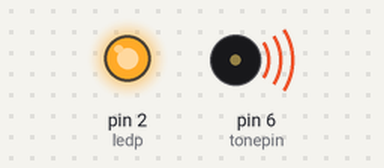
This sketch was run on a simulated Arduino Uno, built with avr-gcc and run on an emulated ATmega328P. On the bench: output pins drawn as LEDs (lit = HIGH), buzzer (waves = sounding). What the sketch prints to the serial monitor is not drawn.

Above: at 2.62 s.
At 7.87 s:
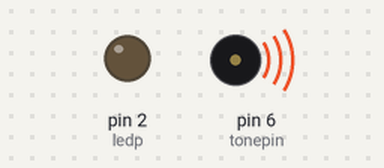
At 9.62 s:
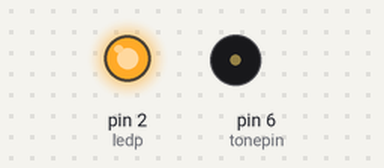
At 12.8 s:
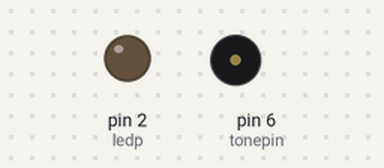
Timing chart, 0 to 16.1 s (numbered marks = the images above):
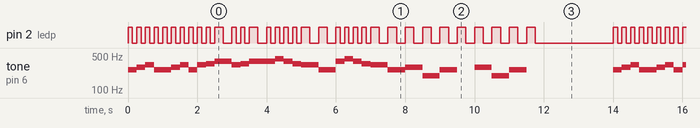

The sketch:

LESSON4.ino
```cpp
/******************************************************************************
----------------本例程仅供学习使用，未经作者允许，不得用于其他用途。-----------
------------------------版权所有，仿冒必究！-----------------------------------
----------------1.开发环境:Arduino IDE-----------------------------------------
----------------2.测试使用开发板型号：Arduino Leonardo or Arduino UNO R3-------
----------------3.单片机使用晶振：16M------------------------------------------
----------------4.淘宝网址：Ilovemcu.taobao.com--------------------------------
----------------------------epic-mcu.taobao.com--------------------------------
----------------5.作者：神秘藏宝室---------------------------------------------
******************************************************************************/
// #define KEY 2
// #define Buzzer 3

// int KEY_NUM = 0;			//按键键值变量

// void setup()
// {
//   pinMode(KEY,INPUT_PULLUP);//按键为IO带上拉输入
//   pinMode(Buzzer,OUTPUT);		//蜂鸣器为IO输出
//   digitalWrite(Buzzer,LOW);	//蜂鸣器初始为不鸣叫
// }

// void loop()
// {
//   ScanKey();							//按键扫描
// }

// void ScanKey()
// {
//   if(digitalRead(KEY) == LOW)
//   {
//     delay(20);							//延时去抖动
//     if(digitalRead(KEY) == LOW)
//     {
//       BuzzerDi();					//滴一声
//       while(digitalRead(KEY) == LOW);	//松手检测
//     }
//   }
// }

// void BuzzerDi()
// {
//   digitalWrite(Buzzer,HIGH);			//蜂鸣器响
//   delay(20);											//延时20ms
//   digitalWrite(Buzzer,LOW);				//蜂鸣器关闭
// }

#define NOTE_C4 262 //C4 1
#define NOTE_D4 294 //D4 2
#define NOTE_E4 330 //E4 3
#define NOTE_F4 349 //F4 4
#define NOTE_G4 392 //G4 5
#define NOTE_A4 440 //A4 6
#define NOTE_G3 196 //G3 ·5


//音符
int tune[]={
  // 1 2 3 1
  NOTE_C4,NOTE_D4,NOTE_E4,NOTE_C4,
  // 1 2 3 1
  NOTE_C4,NOTE_D4,NOTE_E4,NOTE_C4,
  // 3 4 5
  NOTE_E4,NOTE_F4,NOTE_G4,
  // 3 4 5
  NOTE_E4,NOTE_F4,NOTE_G4,
  // 5 6 5 4 3 1
  NOTE_G4,NOTE_A4,NOTE_G4,NOTE_F4,NOTE_E4,NOTE_C4,
  // 5 6 5 4 3 1
  NOTE_G4,NOTE_A4,NOTE_G4,NOTE_F4,NOTE_E4,NOTE_C4,
  // 2 .5 1 0
  NOTE_D4,NOTE_G3,NOTE_C4,0,
  // 2 .5 1 0
  NOTE_D4,NOTE_G3,NOTE_C4,0,
};

//节拍
int durt[]={
  125,125,125,125,
  125,125,125,125,
  125,125,250,
  125,125,250,
  125,125,125,125,250,250,
  125,125,125,125,250,250,
  250,250,250,250,
  250,250,250,250,
};

int length;
int tonepin=6;
int ledp=2;

void setup(){
  pinMode(tonepin,OUTPUT);
  pinMode(ledp,OUTPUT);
  Serial.begin(9600);
  length = sizeof(tune) / sizeof(tune[0]);
}

void loop(){

  Serial.println(sizeof(tune));
  Serial.println(sizeof(tune[0]));
  Serial.println(length);

  for(int x = 0; x < length; x++)
  {
    tone(tonepin,tune[x]);
    digitalWrite(ledp, HIGH);
    delay(durt[x]);
    digitalWrite(ledp, LOW);
    delay(durt[x]);
    noTone(tonepin);
  }
  delay(2000);
}


// void loop(){

// play();//播放音乐的命令

// delay(300);

// }


// //播放命令

// void play()

// {

// for(int thisNote = 0;thisNote<29;thisNote++){

// //计算旋律持续时间

// //1秒（1000ms）除以音符类型

// //比如：四分音符：1000/noteDurations[thisNote],

// //八分音符：1000/noteDurations[thisNote].

// int noteDuration = 1000/noteDurations[thisNote];

// tone(8,melody[thisNote], noteDuration);//播放音乐

// //为了区别不同旋律，设置一个最小的间隔时间

// //一般设置为旋律持续时间的130%比较合适

// int pauseBetweenNotes = noteDuration * 1.30;

// delay(pauseBetweenNotes);

// //停止当前旋律播放

// noTone(8);

// }
// }
```

Measured:
- by itself, pin 2 (ledp): moves between LOW and HIGH, repeating every 14.0 s
- by itself, tone on pin 6 (tonepin): plays 262 Hz for 0.25 s, 294 Hz for 0.25 s, 330 Hz for 0.25 s, 262 Hz for 0.50 s, 294 Hz for 0.25 s, 330 Hz for 0.25 s … (283 notes in this stretch)
